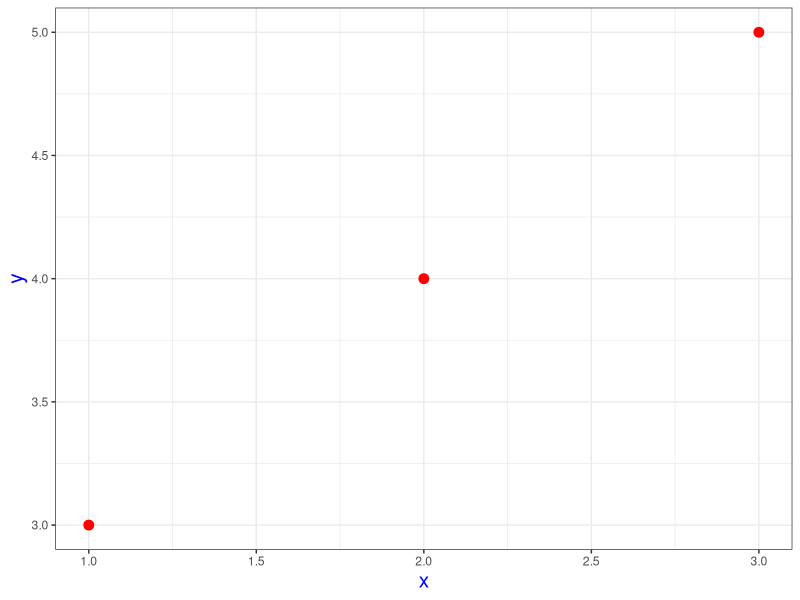

Generate this figure with R:
library(ggplot2)

x=c(1,2,3)
y=c(3,4,5)

df=data.frame(x,y)

ggplot(df)+
  geom_point(aes(x,y),size=3,color='red')+
  theme_bw()+
  theme(
    axis.title=element_text(size=15,color='blue')
  )